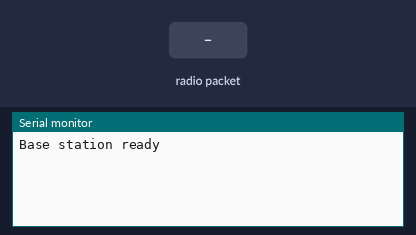
Recording of a sketch running on a simulated Arduino Uno, built with avr-gcc and run on an emulated ATmega328P. On the bench: the last lines printed to the serial monitor. The test bench sets the inputs (shaded band). No radio packets arrive unless stated.

Above: at 1.2 s.
1.3 s: radio packet "1" arrives
At 2.5 s:
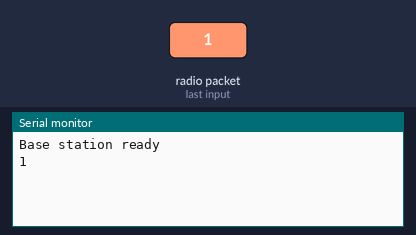
2.8 s: radio packet "0" arrives
At 3.6 s:
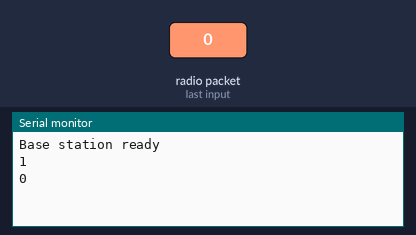
4.3 s: radio packet "2" arrives
At 4.8 s:
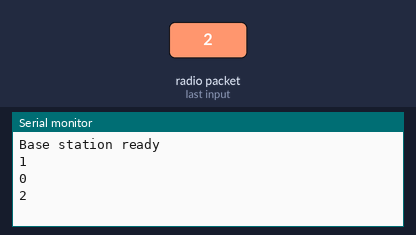

The sketch:

base_station.ino
```cpp
#include <Arduino.h>
#include <SPI.h>
#include <LoRa.h>

#include "../config.h"

void setup() {
  Serial.begin(115200);
  while (!Serial) delay(10);

  LoRa.setPins(LORA_CS, LORA_RESET, LORA_IRQ);
  if (!LoRa.begin(LORA_FREQUENCY)) {
    Serial.println("LoRa init failed");
    while (1);
  }
  Serial.println("Base station ready");
}

void loop() {
  int packetSize = LoRa.parsePacket();
  if (packetSize) {
    while (LoRa.available()) {
      Serial.write(LoRa.read());
    }
    Serial.println();
  }
}
```

Measured:
- after the input at 1.3 s, the serial monitor: prints a new line at once (image 1)
- after the input at 2.8 s, the serial monitor: prints a new line at once (image 2)
- after the input at 4.3 s, the serial monitor: prints a new line at once (image 3)
